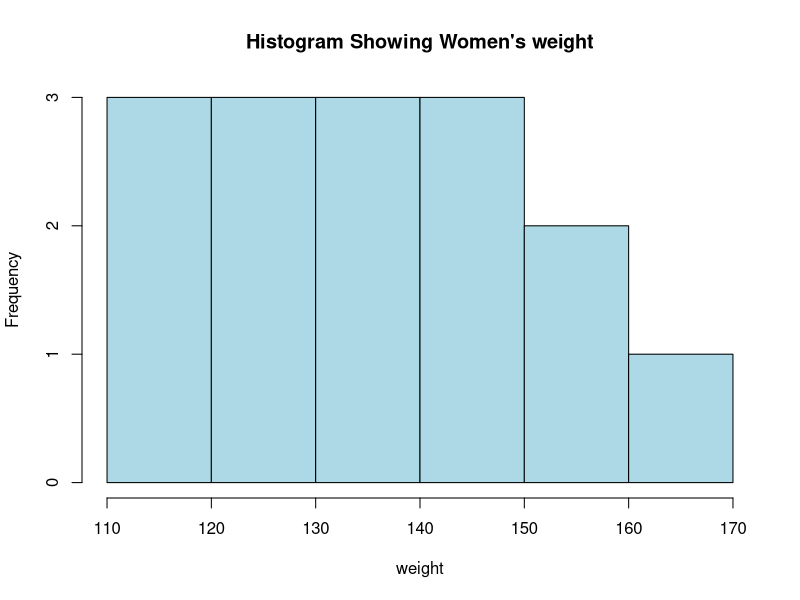
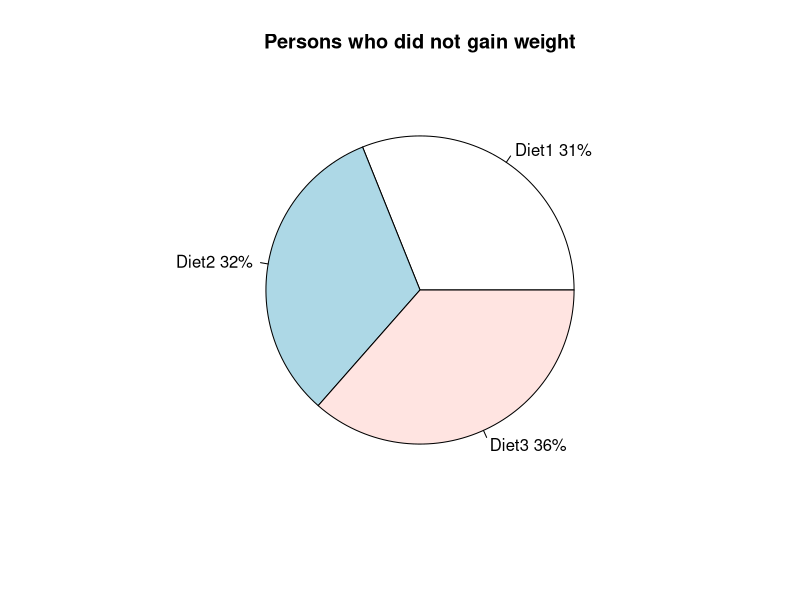
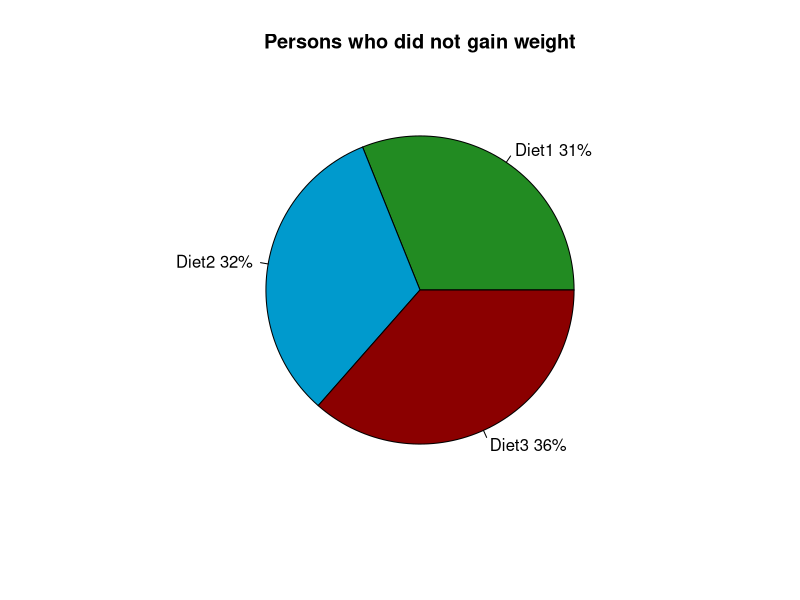
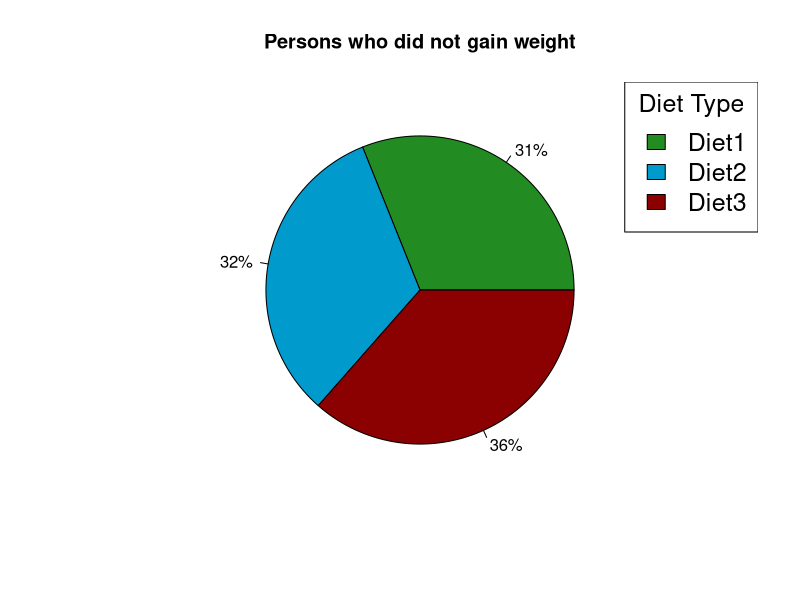
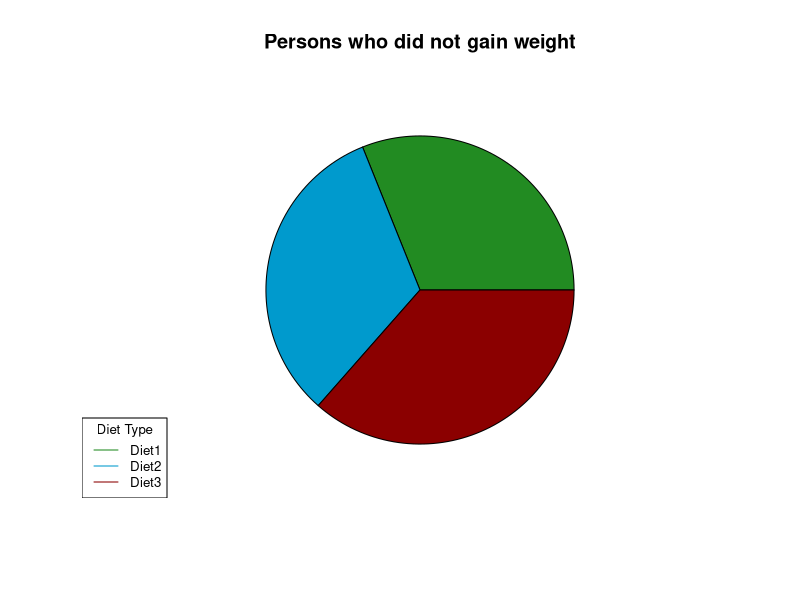

Reproduce these figures in R, in order.
############ Introduction to R ############
# Control + Shift + C forces a line to be a comment, in R studio
### Clt + L to clear ###

1+2 
1-2
5*2
4/10
2^4

x = c(1,2,3,4,5,6) ### c is a concatenate function (join or going together)
x
y = t(x)
y
z1 = matrix(x, nrow=2, ncol=3, byrow=T)
z1
z2 = matrix(x, nrow=2, ncol=3, byrow=F)
z2

row_1 = c(1,2,3,4,5)
row_1
row_2 = c(6,7,8,9,10)
row_2

table1 = rbind(row_1, row_2)			#rbind = combine by rows
table1
table2 = cbind(row_1, row_2)			#cbind = combine by columns
table2

colnames(table1) = c("A", "B", "C", "D", "E")
table1

rownames(table2) = c("A", "B", "C", "D", "E")
table2


table3 = table1
table3

rownames(table3) = c("Row_P", "Row_Q")
table3

#########
 # Solution to First Exercise on slide 10 of Lecture 1
colnames(table3) <- c("Hi","When","Five","Zoo","Final")
table3
rownames(table3) = c("Trinidad", "Tobago")
table3
########

#Change Directory before reading data
data1=read.table("Butterfat.txt",header=T)
data1

data2 <- read.csv("Diet.csv",header = F)
data2

# data2.5 <- read.csv("Diet.csv",header = T)
# data2.5
# 
# Data4 = read.csv("Diet.csv", header = T)
# Data4

install.packages("readxl")
library(readxl)
data3=read_excel("slr.xlsx")
data3
View(data3)


##### Built in Data Sets #######
data()

############ Data Manipulation ############

women
dim(women)
str(women)
?women
attach(women) # Attach Set of R Objects to Search Path
height
women$height
women[ , 1]

women[1:5, ]
women[8,2]

mean(height)
var(height)
sd(height)
sqrt(var(height))

standard_Error = sd(height)/sqrt(length(women$height))
standard_Error
### What does this do:  var(women$height)


hist(weight, main = "Histogram Showing Women's weight", col = "lightblue")
#Can label the axis of a histogram using xlab = "label", ylab = "label" 

max(height)
min(height)
median(height)

weight
order(weight) #gives the positions of the values in the data, NOT the actual data 
weight[order(weight)]
# New: weight[c(9:11)] ## This will give the actual values in the particular order ###A <- mtcars[order(mtcars$cyl),] ###
sort(weight, decreasing=T)  ### double check
sort(weight, decreasing=F)


install.packages("data.table")
library(data.table)
women = as.data.table(women) ## so you can call the columns, this is redundant for this data set though

which(height == 59) ## which gives the index
women[which(height == 59)]  ### this gives the actual values, any other method to do this?
# which(weight > 150)
women[which(weight > 150)]

women[which(weight < 120)]
women[2]


diet = read.csv("Diet.csv", header = T)
diet

# diet2 = read.csv("Diet.csv", header = F)
# diet2

attach(diet)
dim(diet)
diff = pre.weight - weight6weeks
weightgain = which(diff < 0)  ## gives row positions
length(weightgain)  ### number of elements in the data
(4/78)*100

A = (length(weightgain)/78)*100
A

######"Percentage of individuals who gaining weigh is =" A

dietnew = cbind(diet, diff) 
dietnew
dim(dietnew)
dietnew = as.data.table(dietnew)
no.gain = dietnew[which(diff >= 0)]  ## weight gain or loss???
dim(no.gain)
no.gain
attach(no.gain)

diet1 = length(which(Diet == 1))/length(Diet)  ### "subset-ing" the data by diet type
diet2 = length(which(Diet == 2))/length(Diet)  ### Length counts the number of rows for which *something* occurs
diet3 = length(which(Diet == 3))/length(Diet)
diet3

pct = c(diet1, diet2, diet3) * 100
pct
percent = paste(round(pct), "%", sep="")  ### paste concatenation of strings and numeric values
percent



#Pie Chart
Diet = table(Diet)  ## gives a frequency table, counts no of observaiton for each category, maybe str(no.gain)
Diet
diet.label = c("Diet1", "Diet2", "Diet3")
labels = paste(diet.label, percent)
labels
pie(Diet, labels, main = "Persons who did not gain weight")



### Alt percentage
### Diet = table(no.gain$Diet)
### Diet
### pct = (Diet/sum(Diet))*100
### pct


#Change colours
install.packages("RColorBrewer")
library(RColorBrewer)

#http://www.stat.columbia.edu/~tzheng/files/Rcolor.pdf

colours = c("forestgreen","deepskyblue3","darkred")
pie(Diet, labels, main = "Persons who did not gain weight", col=colours)


#Legend
pie(Diet,labels=percent,col=colours,main="Persons who did not gain weight")
legend("topright",legend=diet.label,title="Diet Type",cex=1.5,fill=colours)  ## cex is font size for the legend

pie(Diet,labels=c("","",""),col=colours,main="Persons who did not gain weight")
legend("bottomleft",legend=diet.label,title="Diet Type",cex=0.8,lty=c(1,1),col=colours)


### End

